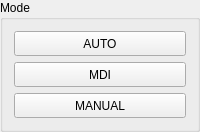
         <widget class="QGroupBox" name="groupBox_4">
          <property name="title">
           <string>Mode</string>
          </property>
          <layout class="QVBoxLayout" name="verticalLayout_22">
           <item>
            <widget class="ActionButton" name="actionbutton_26">
             <property name="minimumSize">
              <size>
               <width>0</width>
               <height>25</height>
              </size>
             </property>
             <property name="text">
              <string>AUTO</string>
             </property>
             <property name="indicator_option" stdset="0">
              <bool>true</bool>
             </property>
             <property name="indicator_HAL_pin_option" stdset="0">
              <bool>false</bool>
             </property>
             <property name="indicator_status_option" stdset="0">
              <bool>true</bool>
             </property>
             <property name="checked_state_text_option" stdset="0">
              <bool>false</bool>
             </property>
             <property name="python_command_option" stdset="0">
              <bool>false</bool>
             </property>
             <property name="on_color" stdset="0">
              <color>
               <red>255</red>
               <green>0</green>
               <blue>0</blue>
              </color>
             </property>
             <property name="shape_option" stdset="0">
              <number>0</number>
             </property>
             <property name="off_color" stdset="0">
              <color>
               <red>0</red>
               <green>0</green>
               <blue>0</blue>
              </color>
             </property>
             <property name="indicator_size" stdset="0">
              <double>0.400000000000000</double>
             </property>
             <property name="circle_diameter" stdset="0">
              <number>10</number>
             </property>
             <property name="right_edge_offset" stdset="0">
              <number>0</number>
             </property>
             <property name="top_edge_offset" stdset="0">
              <number>0</number>
             </property>
             <property name="corner_radius" stdset="0">
              <double>5.000000000000000</double>
             </property>
             <property name="height_fraction" stdset="0">
              <double>0.300000000000000</double>
             </property>
             <property name="width_fraction" stdset="0">
              <double>0.900000000000000</double>
             </property>
             <property name="true_state_string" stdset="0">
              <string>True</string>
             </property>
             <property name="false_state_string" stdset="0">
              <string>False</string>
             </property>
             <property name="true_python_cmd_string" stdset="0">
              <string>print(&quot;true command&quot;)</string>
             </property>
             <property name="false_python_cmd_string" stdset="0">
              <string>print(&quot;false command&quot;)</string>
             </property>
             <property name="invert_the_status" stdset="0">
              <bool>false</bool>
             </property>
             <property name="is_paused_status" stdset="0">
              <bool>false</bool>
             </property>
             <property name="is_estopped_status" stdset="0">
              <bool>false</bool>
             </property>
             <property name="is_on_status" stdset="0">
              <bool>false</bool>
             </property>
             <property name="is_idle_status" stdset="0">
              <bool>false</bool>
             </property>
             <property name="is_homed_status" stdset="0">
              <bool>false</bool>
             </property>
             <property name="is_flood_status" stdset="0">
              <bool>false</bool>
             </property>
             <property name="is_mist_status" stdset="0">
              <bool>false</bool>
             </property>
             <property name="is_block_delete_status" stdset="0">
              <bool>false</bool>
             </property>
             <property name="is_optional_stop_status" stdset="0">
              <bool>false</bool>
             </property>
             <property name="is_joint_homed_status" stdset="0">
              <bool>false</bool>
             </property>
             <property name="is_limits_overridden_status" stdset="0">
              <bool>false</bool>
             </property>
             <property name="is_manual_status" stdset="0">
              <bool>false</bool>
             </property>
             <property name="is_mdi_status" stdset="0">
              <bool>false</bool>
             </property>
             <property name="is_auto_status" stdset="0">
              <bool>true</bool>
             </property>
             <property name="is_spindle_stopped_status" stdset="0">
              <bool>false</bool>
             </property>
             <property name="is_spindle_fwd_status" stdset="0">
              <bool>false</bool>
             </property>
             <property name="is_spindle_rev_status" stdset="0">
              <bool>false</bool>
             </property>
             <property name="joint_number_status" stdset="0">
              <number>0</number>
             </property>
             <property name="auto_action" stdset="0">
              <bool>true</bool>
             </property>
             <property name="template_label_option" stdset="0">
              <bool>false</bool>
             </property>
             <property name="joint_number" stdset="0">
              <number>-1</number>
             </property>
             <property name="incr_imperial_number" stdset="0">
              <double>0.010000000000000</double>
             </property>
             <property name="incr_mm_number" stdset="0">
              <double>0.025000000000000</double>
             </property>
             <property name="incr_angular_number" stdset="0">
              <double>-1.000000000000000</double>
             </property>
             <property name="toggle_float_option" stdset="0">
              <bool>false</bool>
             </property>
             <property name="float_num" stdset="0">
              <double>0.400000000000000</double>
             </property>
             <property name="float_alt_num" stdset="0">
              <double>50.000000000000000</double>
             </property>
             <property name="view_type_string" stdset="0">
              <string>P</string>
             </property>
             <property name="command_text_string" stdset="0">
              <string/>
             </property>
             <property name="ini_mdi_number" stdset="0">
              <number>0</number>
             </property>
             <property name="textTemplate" stdset="0">
              <string>%1.3f in</string>
             </property>
             <property name="alt_textTemplate" stdset="0">
              <string>%1.2f mm</string>
             </property>
            </widget>
           </item>
           <item>
            <widget class="ActionButton" name="actionbutton_27">
             <property name="minimumSize">
              <size>
               <width>0</width>
               <height>25</height>
              </size>
             </property>
             <property name="text">
              <string>MDI</string>
             </property>
             <property name="indicator_option" stdset="0">
              <bool>true</bool>
             </property>
             <property name="indicator_HAL_pin_option" stdset="0">
              <bool>false</bool>
             </property>
             <property name="indicator_status_option" stdset="0">
              <bool>true</bool>
             </property>
             <property name="checked_state_text_option" stdset="0">
              <bool>false</bool>
             </property>
             <property name="python_command_option" stdset="0">
              <bool>false</bool>
             </property>
             <property name="on_color" stdset="0">
              <color>
               <red>255</red>
               <green>0</green>
               <blue>0</blue>
              </color>
             </property>
             <property name="shape_option" stdset="0">
              <number>0</number>
             </property>
             <property name="off_color" stdset="0">
              <color>
               <red>0</red>
               <green>0</green>
               <blue>0</blue>
              </color>
             </property>
             <property name="indicator_size" stdset="0">
              <double>0.400000000000000</double>
             </property>
             <property name="circle_diameter" stdset="0">
              <number>10</number>
             </property>
             <property name="right_edge_offset" stdset="0">
              <number>0</number>
             </property>
             <property name="top_edge_offset" stdset="0">
              <number>0</number>
             </property>
             <property name="corner_radius" stdset="0">
              <double>5.000000000000000</double>
             </property>
             <property name="height_fraction" stdset="0">
              <double>0.300000000000000</double>
             </property>
             <property name="width_fraction" stdset="0">
              <double>0.900000000000000</double>
             </property>
             <property name="true_state_string" stdset="0">
              <string>True</string>
             </property>
             <property name="false_state_string" stdset="0">
              <string>False</string>
             </property>
             <property name="true_python_cmd_string" stdset="0">
              <string>print(&quot;true command&quot;)</string>
             </property>
             <property name="false_python_cmd_string" stdset="0">
              <string>print(&quot;false command&quot;)</string>
             </property>
             <property name="invert_the_status" stdset="0">
              <bool>false</bool>
             </property>
             <property name="is_paused_status" stdset="0">
              <bool>false</bool>
             </property>
             <property name="is_estopped_status" stdset="0">
              <bool>false</bool>
             </property>
             <property name="is_on_status" stdset="0">
              <bool>false</bool>
             </property>
             <property name="is_idle_status" stdset="0">
              <bool>false</bool>
             </property>
             <property name="is_homed_status" stdset="0">
              <bool>false</bool>
             </property>
             <property name="is_flood_status" stdset="0">
              <bool>false</bool>
             </property>
             <property name="is_mist_status" stdset="0">
              <bool>false</bool>
             </property>
             <property name="is_block_delete_status" stdset="0">
              <bool>false</bool>
             </property>
             <property name="is_optional_stop_status" stdset="0">
              <bool>false</bool>
             </property>
             <property name="is_joint_homed_status" stdset="0">
              <bool>false</bool>
             </property>
             <property name="is_limits_overridden_status" stdset="0">
              <bool>false</bool>
             </property>
             <property name="is_manual_status" stdset="0">
              <bool>false</bool>
             </property>
             <property name="is_mdi_status" stdset="0">
              <bool>true</bool>
             </property>
             <property name="is_auto_status" stdset="0">
              <bool>false</bool>
             </property>
             <property name="is_spindle_stopped_status" stdset="0">
              <bool>false</bool>
             </property>
             <property name="is_spindle_fwd_status" stdset="0">
              <bool>false</bool>
             </property>
             <property name="is_spindle_rev_status" stdset="0">
              <bool>false</bool>
             </property>
             <property name="joint_number_status" stdset="0">
              <number>0</number>
             </property>
             <property name="mdi_action" stdset="0">
              <bool>true</bool>
             </property>
             <property name="template_label_option" stdset="0">
              <bool>false</bool>
             </property>
             <property name="joint_number" stdset="0">
              <number>-1</number>
             </property>
             <property name="incr_imperial_number" stdset="0">
              <double>0.010000000000000</double>
             </property>
             <property name="incr_mm_number" stdset="0">
              <double>0.025000000000000</double>
             </property>
             <property name="incr_angular_number" stdset="0">
              <double>-1.000000000000000</double>
             </property>
             <property name="toggle_float_option" stdset="0">
              <bool>false</bool>
             </property>
             <property name="float_num" stdset="0">
              <double>0.400000000000000</double>
             </property>
             <property name="float_alt_num" stdset="0">
              <double>50.000000000000000</double>
             </property>
             <property name="view_type_string" stdset="0">
              <string>P</string>
             </property>
             <property name="command_text_string" stdset="0">
              <string/>
             </property>
             <property name="ini_mdi_number" stdset="0">
              <number>0</number>
             </property>
             <property name="textTemplate" stdset="0">
              <string>%1.3f in</string>
             </property>
             <property name="alt_textTemplate" stdset="0">
              <string>%1.2f mm</string>
             </property>
            </widget>
           </item>
           <item>
            <widget class="ActionButton" name="actionbutton_28">
             <property name="minimumSize">
              <size>
               <width>0</width>
               <height>25</height>
              </size>
             </property>
             <property name="text">
              <string>MANUAL</string>
             </property>
             <property name="indicator_option" stdset="0">
              <bool>true</bool>
             </property>
             <property name="indicator_HAL_pin_option" stdset="0">
              <bool>false</bool>
             </property>
             <property name="indicator_status_option" stdset="0">
              <bool>true</bool>
             </property>
             <property name="checked_state_text_option" stdset="0">
              <bool>false</bool>
             </property>
             <property name="python_command_option" stdset="0">
              <bool>false</bool>
             </property>
             <property name="on_color" stdset="0">
              <color>
               <red>255</red>
               <green>0</green>
               <blue>0</blue>
              </color>
             </property>
             <property name="shape_option" stdset="0">
              <number>0</number>
             </property>
             <property name="off_color" stdset="0">
              <color>
               <red>0</red>
               <green>0</green>
               <blue>0</blue>
              </color>
             </property>
             <property name="indicator_size" stdset="0">
              <double>0.400000000000000</double>
             </property>
             <property name="circle_diameter" stdset="0">
              <number>10</number>
             </property>
             <property name="right_edge_offset" stdset="0">
              <number>0</number>
             </property>
             <property name="top_edge_offset" stdset="0">
              <number>0</number>
             </property>
             <property name="corner_radius" stdset="0">
              <double>5.000000000000000</double>
             </property>
             <property name="height_fraction" stdset="0">
              <double>0.300000000000000</double>
             </property>
             <property name="width_fraction" stdset="0">
              <double>0.900000000000000</double>
             </property>
             <property name="true_state_string" stdset="0">
              <string>True</string>
             </property>
             <property name="false_state_string" stdset="0">
              <string>False</string>
             </property>
             <property name="true_python_cmd_string" stdset="0">
              <string>print(&quot;true command&quot;)</string>
             </property>
             <property name="false_python_cmd_string" stdset="0">
              <string>print(&quot;false command&quot;)</string>
             </property>
             <property name="invert_the_status" stdset="0">
              <bool>false</bool>
             </property>
             <property name="is_paused_status" stdset="0">
              <bool>false</bool>
             </property>
             <property name="is_estopped_status" stdset="0">
              <bool>false</bool>
             </property>
             <property name="is_on_status" stdset="0">
              <bool>false</bool>
             </property>
             <property name="is_idle_status" stdset="0">
              <bool>false</bool>
             </property>
             <property name="is_homed_status" stdset="0">
              <bool>false</bool>
             </property>
             <property name="is_flood_status" stdset="0">
              <bool>false</bool>
             </property>
             <property name="is_mist_status" stdset="0">
              <bool>false</bool>
             </property>
             <property name="is_block_delete_status" stdset="0">
              <bool>false</bool>
             </property>
             <property name="is_optional_stop_status" stdset="0">
              <bool>false</bool>
             </property>
             <property name="is_joint_homed_status" stdset="0">
              <bool>false</bool>
             </property>
             <property name="is_limits_overridden_status" stdset="0">
              <bool>false</bool>
             </property>
             <property name="is_manual_status" stdset="0">
              <bool>true</bool>
             </property>
             <property name="is_mdi_status" stdset="0">
              <bool>false</bool>
             </property>
             <property name="is_auto_status" stdset="0">
              <bool>false</bool>
             </property>
             <property name="is_spindle_stopped_status" stdset="0">
              <bool>false</bool>
             </property>
             <property name="is_spindle_fwd_status" stdset="0">
              <bool>false</bool>
             </property>
             <property name="is_spindle_rev_status" stdset="0">
              <bool>false</bool>
             </property>
             <property name="joint_number_status" stdset="0">
              <number>0</number>
             </property>
             <property name="manual_action" stdset="0">
              <bool>true</bool>
             </property>
             <property name="template_label_option" stdset="0">
              <bool>false</bool>
             </property>
             <property name="joint_number" stdset="0">
              <number>-1</number>
             </property>
             <property name="incr_imperial_number" stdset="0">
              <double>0.010000000000000</double>
             </property>
             <property name="incr_mm_number" stdset="0">
              <double>0.025000000000000</double>
             </property>
             <property name="incr_angular_number" stdset="0">
              <double>-1.000000000000000</double>
             </property>
             <property name="toggle_float_option" stdset="0">
              <bool>false</bool>
             </property>
             <property name="float_num" stdset="0">
              <double>0.400000000000000</double>
             </property>
             <property name="float_alt_num" stdset="0">
              <double>50.000000000000000</double>
             </property>
             <property name="view_type_string" stdset="0">
              <string>P</string>
             </property>
             <property name="command_text_string" stdset="0">
              <string/>
             </property>
             <property name="ini_mdi_number" stdset="0">
              <number>0</number>
             </property>
             <property name="textTemplate" stdset="0">
              <string>%1.3f in</string>
             </property>
             <property name="alt_textTemplate" stdset="0">
              <string>%1.2f mm</string>
             </property>
            </widget>
           </item>
          </layout>
         </widget>
